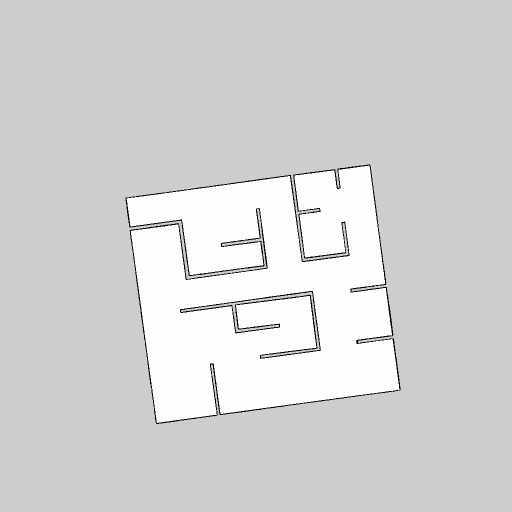
#> input picture maps/map.pgm, 1024 x 1024 px (shown at 1/2 size)
$ python test.py   (Python 2 division)   (older library calls are emulated)
#> lines starting #> are read from the running program, lines starting #| are printed output that depends on the picture
#!/usr/bin/python
import numpy as np
import matplotlib.pyplot as plt
import cv2
from skimage.io import imread
from skimage.color import rgb2gray
from scipy import ndimage

def voronoi(points,shape=(500,500)):
    depthmap = np.ones(shape,np.float)*1e308
    colormap = np.zeros(shape,np.int)

    for i,(x,y) in enumerate(points):
        hypot = lambda (X,Y): (X-x)**2 + (Y-y)**2

        paraboloid = np.fromfunction(hypot,shape)
        colormap = np.where(paraboloid < depthmap,i+1,colormap)
        depthmap = np.where(paraboloid < depthmap,paraboloid,depthmap)

    for (x,y) in points:
        colormap[x-1:x+2,y-1:y+2] = 0.0

    return colormap

img = cv2.imread('maps/map.pgm')
#> img is the input picture: shape (1024, 1024, 3); min 0, max 254, mean 212.4

rotated = ndimage.rotate(img, -8)
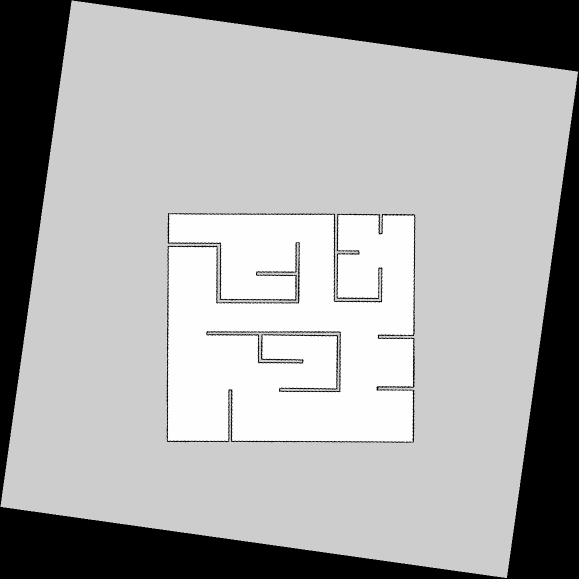
#> rotated: shape (1157, 1157, 3) (shown at 1/2 size); min 0, max 255, mean 166.1
resized = cv2.resize(rotated, (1024,1024), interpolation = cv2.INTER_AREA)


nimg = cv2.cvtColor(rotated, cv2.COLOR_RGB2GRAY)

cv2.imwrite('maps/rotated.pgm',nimg)


plt.imshow(img)

plt.figure()
plt.imshow(rotated)

plt.show()
